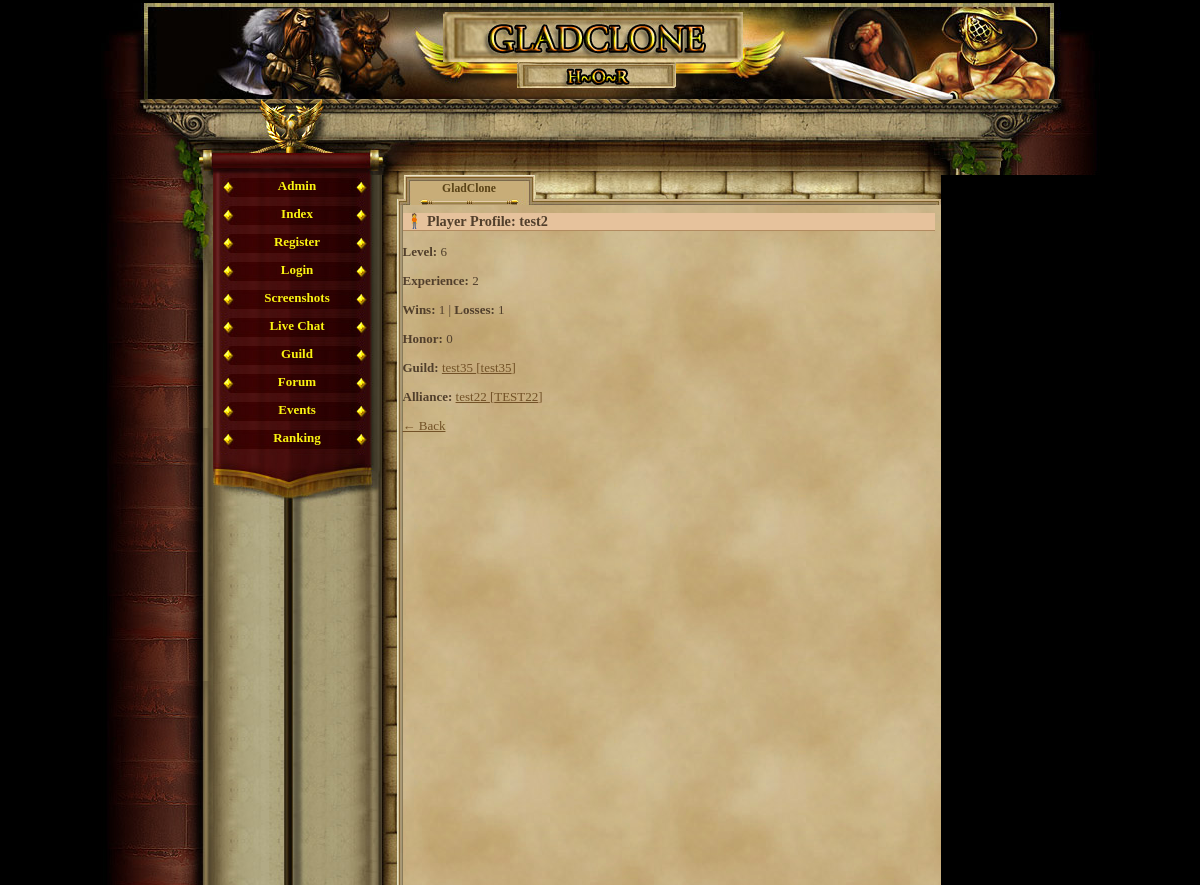
The app's page /player_profile.php?id=6 (signed in), older data.
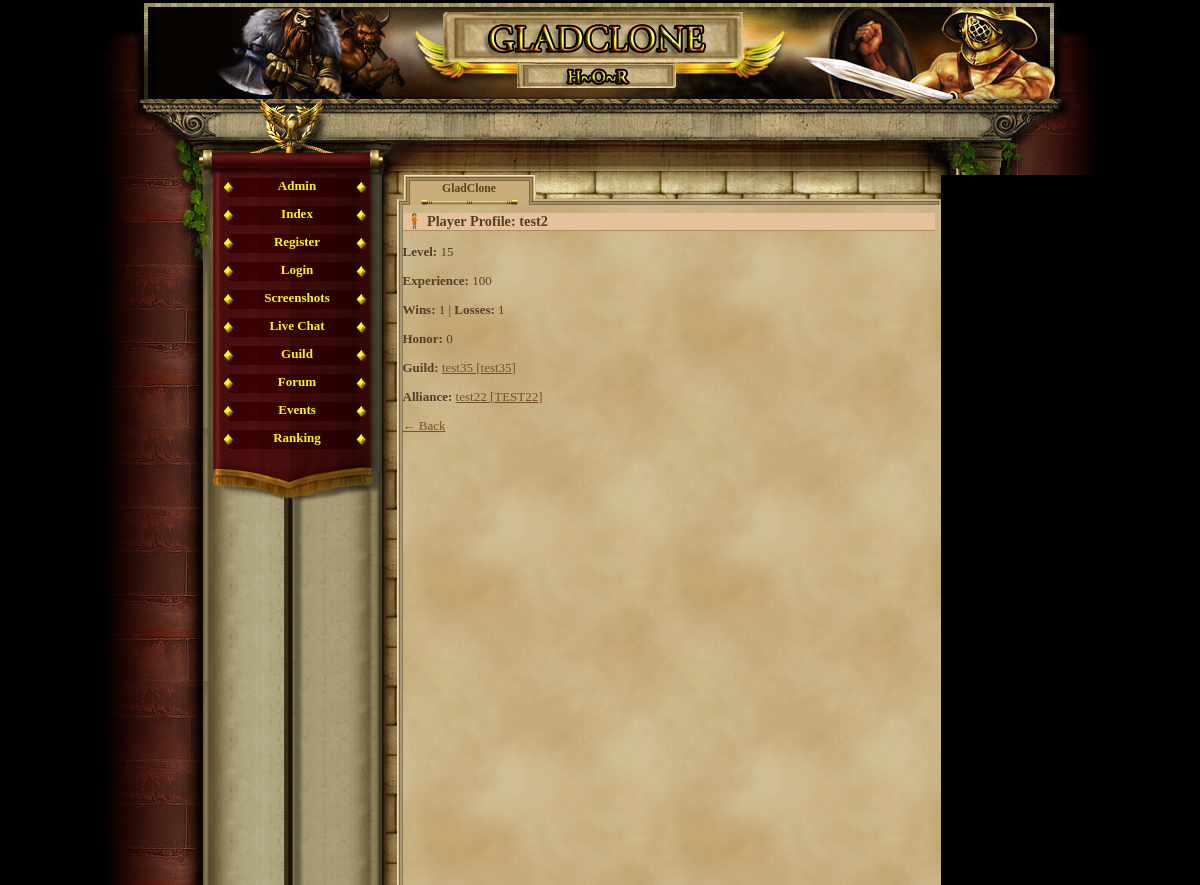
The same page, newer data.
### tables this page shows
CREATE TABLE `gracze` (
  `id` int(11) NOT NULL AUTO_INCREMENT,
  `gracz` int(11) NOT NULL DEFAULT '0',
  `login` varchar(24) NOT NULL,
  `haslo` varchar(40) NOT NULL,
  `email` varchar(40) NOT NULL,
  `plec` tinyint(4) NOT NULL DEFAULT '0',
  `avatar` tinyint(4) NOT NULL DEFAULT '1',
  `pregunta` text NOT NULL,
  `respuesta` text NOT NULL,
  `rank` int(1) NOT NULL DEFAULT '1',
  `nivel` int(1) NOT NULL DEFAULT '1',
  `exp` int(1) NOT NULL DEFAULT '0',
  `exp_max` int(1) NOT NULL DEFAULT '10',
  `honor` int(1) NOT NULL DEFAULT '0',
  `fama` int(1) NOT NULL DEFAULT '0',
  `victorias` int(1) NOT NULL DEFAULT '0',
  `perdidas` int(1) NOT NULL DEFAULT '0',
  `oro_robado` int(1) NOT NULL DEFAULT '0',
  `oro_perdido` int(1) NOT NULL DEFAULT '0',
  `atak` int(5) NOT NULL DEFAULT '0',
  `obrona` int(3) NOT NULL DEFAULT '0',
  `sila` int(1) NOT NULL DEFAULT '5',
  `sila_i` int(1) NOT NULL DEFAULT '0',
  `sila_max` int(1) NOT NULL DEFAULT '10',
  `zrecznosc` int(1) NOT NULL DEFAULT '5',
  `zrecznosc_i` int(1) NOT NULL DEFAULT '0',
  `zrecznosc_max` int(1) NOT NULL DEFAULT '10',
  `wyrzymalosc` int(1) NOT NULL DEFAULT '5',
  `wyrzymalosc_i` int(1) NOT NULL DEFAULT '0',
  `wyrzymalosc_max` int(1) NOT NULL DEFAULT '10',
  `constitucion` int(1) NOT NULL DEFAULT '5',
  `constitucion_i` int(1) NOT NULL DEFAULT '0',
  `constitucion_max` int(1) NOT NULL DEFAULT '10',
  `carisma` int(1) NOT NULL DEFAULT '5',
  `carisma_i` int(1) NOT NULL DEFAULT '0',
  `carisma_max` int(1) NOT NULL DEFAULT '10',
  `inteligencja` int(1) NOT NULL DEFAULT '5',
  `inteligencja_i` int(1) NOT NULL DEFAULT '0',
  `inteligencja_max` int(1) NOT NULL DEFAULT '10',
  `mdchance` int(1) NOT NULL DEFAULT '0',
  `dhchance` int(1) NOT NULL DEFAULT '0',
  `ctchance` int(1) NOT NULL DEFAULT '0',
  `zycie` int(100) NOT NULL DEFAULT '100',
  `zycie_max` int(100) NOT NULL DEFAULT '100',
  `obrazenia_min` int(1) NOT NULL DEFAULT '0',
  `obrazenia_max` int(3) NOT NULL DEFAULT '2',
  `zloto` int(100) NOT NULL DEFAULT '150',
  `zloto_skarbiec` int(11) NOT NULL,
  `punkty` int(11) NOT NULL,
  `pracuje` int(11) NOT NULL,
  `ostatnia_walka_pvp` int(11) NOT NULL,
  `ostatnia_walka_pvc` int(11) NOT NULL,
  `ostatnio_zregenerowano` int(11) NOT NULL,
  `titulo` varchar(24) NOT NULL DEFAULT 'Newbie',
  `arena_level` int(11) NOT NULL,
  `rubies` int(11) NOT NULL DEFAULT '0',
  `centurion_time` int(11) NOT NULL,
  `reportes` int(1) NOT NULL DEFAULT '0',
  `mensajes` int(1) NOT NULL DEFAULT '0',
  `noticias` int(1) NOT NULL DEFAULT '0',
  `bendicion1_type` int(11) NOT NULL,
  `bendicion1_time` int(11) NOT NULL,
  `bendicion2_type` int(11) NOT NULL,
  `bendicion2_time` int(11) NOT NULL,
  `bendicion3_type` int(11) NOT NULL,
  `bendicion3_time` int(11) NOT NULL,
  `bendicion4_type` int(11) NOT NULL,
  `bendicion4_time` int(11) NOT NULL,
  `ostatnia_aktywnosc` int(11) NOT NULL DEFAULT '0',
  `username_locked` tinyint(1) NOT NULL DEFAULT '0',
  `lock_login` tinyint(1) NOT NULL DEFAULT '0',
  `is_admin` tinyint(1) NOT NULL DEFAULT '0',
  `title` varchar(100) DEFAULT NULL,
  `is_banned` tinyint(1) NOT NULL DEFAULT '0',
  PRIMARY KEY (`id`),
  UNIQUE KEY `login` (`login`)
);

### player_profile.php (the view, shortened to what this page needs)
<?php
require_once('var/ustawienia.php');
require_once('gora_strony.php');
require_once('menu_l.php');
$player_id = (int)$_GET['id'];
$stmt = $conn->prepare("SELECT id, login, nivel, exp, victorias, perdidas, honor, title FROM gracze WHERE id = ?");
$stmt->bind_param("i", $player_id);
$stmt->execute();
$player = $stmt->get_result()->fetch_assoc();
$stmt = $conn->prepare("
    SELECT g.id, g.name, g.tag
    FROM guild_members gm
    JOIN guilds g ON gm.guild_id = g.id
    WHERE gm.player_id = ?
");
$stmt->bind_param("i", $player_id);
$stmt->execute();
$guild = $stmt->get_result()->fetch_assoc();
$alliance = null;
if ($guild) {
    $stmt = $conn->prepare("
        SELECT a.id, a.name, a.tag
        FROM alliance_members am
        JOIN alliances a ON am.alliance_id = a.id
        WHERE am.guild_id = ?
    ");
    $stmt->bind_param("i", $guild['id']);
    $stmt->execute();
    $alliance = $stmt->get_result()->fetch_assoc();
}
?>
<h2>🧍 Player Profile: <?= htmlspecialchars($player['login']) ?>
</h2>
<p><strong>Level:</strong> <?= $player['nivel'] ?></p>
<p><strong>Experience:</strong> <?= number_format($player['exp']) ?></p>
<p><strong>Wins:</strong> <?= $player['victorias'] ?> | <strong>Losses:</strong> <?= $player['perdidas'] ?></p>
<p><strong>Honor:</strong> <?= $player['honor'] ?></p>
<?php if ($guild): ?>
    <p><strong>Guild:</strong>
        <a href="guild.php?id=<?= $guild['id'] ?>">
            <?= htmlspecialchars($guild['name']) ?> [<?= htmlspecialchars($guild['tag']) ?>]
        </a>
    </p>
<?php endif; ?>
<?php if ($alliance): ?>
    <p><strong>Alliance:</strong>
        <a href="alliance_view.php?id=<?= $alliance['id'] ?>">
            <?= htmlspecialchars($alliance['name']) ?> [<?= htmlspecialchars($alliance['tag']) ?>]
        </a>
    </p>
<?php endif; ?>
<a href="index.php">← Back</a>

Row changes from the older to the newer data that the page shows:
changed gracze "test2": nivel "6" → "15"; exp "2" → "100"
